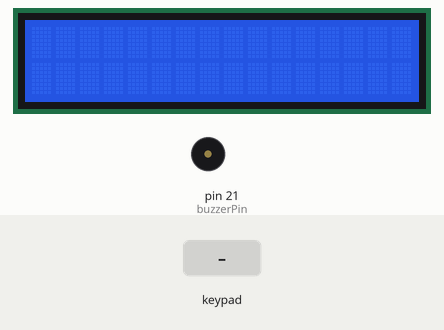
Simulated run of this sketch. Board: Arduino Mega 2560, built with avr-gcc and run on an emulated ATmega2560. On the bench: 16×2 character LCD, buzzer (waves = sounding, pin HIGH). Wiring (inferred from the signals the program sends): 4×4 keypad with keys 1 2 3 4 5 6 7 8 9 0 A B C D E F: rows pin 34, pin 35, pin 36, pin 37; columns pin 30, pin 31, pin 32, pin 33. The test bench sets the inputs (shaded band). Pins used as bus, display or sensor lines are not drawn.

Above: at 1.2 s.
1.3 s: key '9' pressed
At 2.1 s:
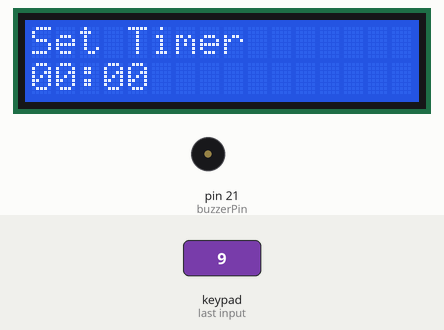
2.8 s: keypad keys 1 2 pressed 0.4 s apart
At 3.6 s:
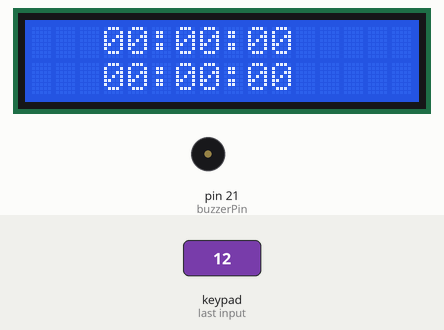
5.1 s: key '1' pressed
At 6.8 s:
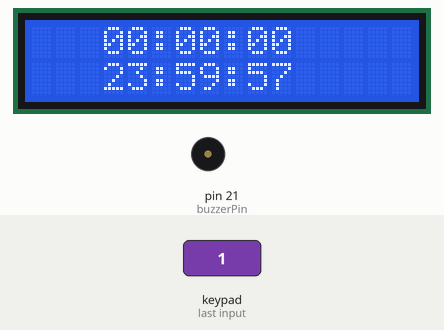
8.1 s: keypad keys 2 5 pressed 0.4 s apart
At 9.4 s:
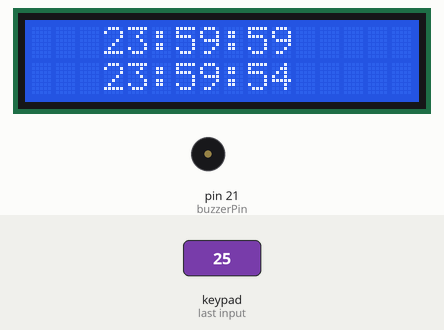
11.5 s: key 'C' pressed
At 12.7 s:
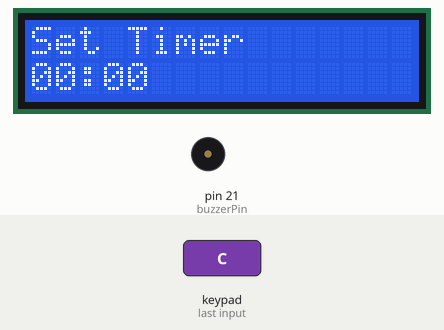
13.0 s: key '4' pressed
At 13.7 s:
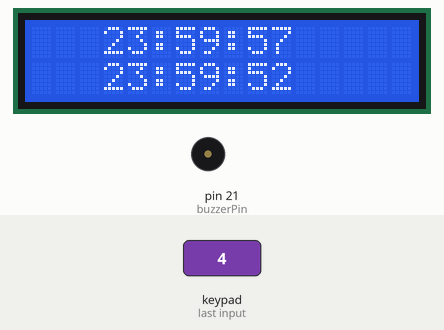
Timing chart, 0 to 15.5 s (numbered marks = the images above; inputs shaded):
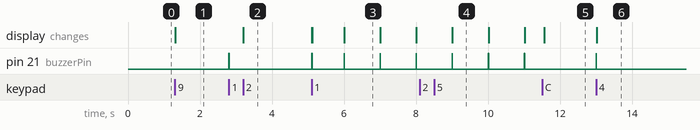

Measured:
- after the input at 1.3 s, the display: changes at once (image 1)
- after the input at 2.8 s, pin 21 (buzzerPin): LOW → HIGH at once, → LOW 0.01 s later; the display: changes after 0.41 s (image 2)
- after the input at 5.1 s, pin 21 (buzzerPin): alternates HIGH for 0.01 s and LOW for 0.99 s, starting at once; the display: first changes at once (image 3 shows a later state)
- after the input at 11.5 s, pin 21 (buzzerPin): stays LOW (without the input it goes to HIGH after 0.50 s); the display: changes after 0.06 s (image 5)
- after the input at 13.0 s, pin 21 (buzzerPin): LOW → HIGH at once, → LOW 0.01 s later; the display: changes at once (image 6)
- what the display in image 3 shows lasts 1.0 s, from 6.0 s to 7.0 s

The sketch:

ExampleDisplay2.ino
```cpp
#include <LiquidCrystal.h>

#define DDR_KEYPAD  DDRC
#define PORT_KEYPAD PORTC
#define PIN_KEYPAD  PINC
#include "keypad4x4.h"

const int buzzerPin = 21;

// initialize the library by associating any needed LCD interface pin
// with the arduino pin number it is connected to
const int rs = 5, rw = 6, en = 7, d4 = 47, d5 = 46, d6 = 45, d7 = 44;
LiquidCrystal lcd(rs, rw, en, d4, d5, d6, d7);

const PROGMEM  char sixty[60][3] = {
  {"00"}, {"01"}, {"02"}, {"03"}, {"04"}, {"05"}, {"06"}, {"07"}, {"08"}, {"09"},
  {"10"}, {"11"}, {"12"}, {"13"}, {"14"}, {"15"}, {"16"}, {"17"}, {"18"}, {"19"},
  {"20"}, {"21"}, {"22"}, {"23"}, {"24"}, {"25"}, {"26"}, {"27"}, {"28"}, {"29"},
  {"30"}, {"31"}, {"32"}, {"33"}, {"34"}, {"35"}, {"36"}, {"37"}, {"38"}, {"39"},
  {"40"}, {"41"}, {"42"}, {"43"}, {"44"}, {"45"}, {"46"}, {"47"}, {"48"}, {"49"},
  {"50"}, {"51"}, {"52"}, {"53"}, {"54"}, {"55"}, {"56"}, {"57"}, {"58"}, {"59"}
};

struct Time
{
  unsigned char second, minute, hour;
};
Time T1 = {0, 0, 0};
Time T2 = {0, 0, 0};

volatile int launchTimer1 = 0;
volatile int launchTimer2 = 0;

void LCD_WriteStrPROGMEM(char *str, int n)  //вивід масиву символів,
{ //записаних у флеші
  for (int i = 0; i < n; i++)
    lcd.print( (char)pgm_read_byte( &(str[i]) ) );
}

void setup() {
  noInterrupts();

  TCCR5A = 0x00;
  TCCR5B = (1 << WGM52) | (1 << CS52) | (1 << CS50); //CTC mode & Prescaler @ 1024
  TIMSK5 = (1 << OCIE5A); // дозвіл на переривання по співпадінню
  OCR5A = 0x3D08;// compare value = 1 sec (16MHz AVR)

  //KeyPad 4x4
  initKeyPad();

  lcd.begin(16, 2);

  //Buzzer
  pinMode(buzzerPin, OUTPUT);
  digitalWrite(buzzerPin, LOW);
}

void setTimer(Time& timer) {
  launchTimer1 = 0;
  launchTimer2 = 0;


  lcd.clear();
  lcd.setCursor(0, 0);
  lcd.print("Set Timer");

  char key;
  char timerDisplay[6];
  Time timer_set = {0, 0, 0};
  int digitCount = 0;


  while (true) {
    lcd.setCursor(0, 1);
    lcd.print("                ");

    lcd.setCursor(0, 1);
    sprintf(timerDisplay, "%02d:%02d", timer_set.hour, timer_set.minute);
    lcd.print(timerDisplay);

    while (!isButtonPressed());

    key = readKeyFromPad4x4();

    switch(key) {
      case 'E':
        if (timer_set.hour < 24 && timer_set.minute < 60) {
          timer = timer_set;
          buzzerOn(100);
          delay(300);
          buzzerOn(100);

          return;
        } else {
          lcd.clear();
          lcd.setCursor(3, 0);
          lcd.write("ERROR");
          buzzerOn(100);
          timer_set = {0, 0, 0};
          digitCount = 0;
        }
        break;

      case 'F':
        buzzerOn(10000);
        return;

      default:
        buzzerOn(10000);
        if (key >= '0' && key <= '9') {
          if (digitCount < 2) {
            timer_set.hour = timer_set.hour * 10 + (key - '0');
            digitCount++;
          } else if (digitCount < 4) {
            timer_set.minute = timer_set.minute * 10 + (key - '0');
            digitCount++;
          }
        }
        break;
    }
  }
}

void displayTimer(Time& t, int timer_number){
  if (timer_number == 1 || timer_number == 2){
  lcd.setCursor(3, timer_number-1);
  LCD_WriteStrPROGMEM(sixty[t.hour], 2);
  lcd.write(':');
  LCD_WriteStrPROGMEM(sixty[t.minute], 2);
  lcd.write(':');
  LCD_WriteStrPROGMEM(sixty[t.second], 2);
  }
}

void buzzerOn(unsigned long n){
   digitalWrite(buzzerPin, HIGH);
   delayMicroseconds(n);
   digitalWrite(buzzerPin, LOW);
  }

void loop() {
    if ( isButtonPressed() ) {
        char buttonPressed = readKeyFromPad4x4();
        buzzerOn(100);
        switch(buttonPressed){
          case 'A':
            noInterrupts();
            setTimer(T1);
            lcd.clear();
            displayTimer(T1, 1);
            displayTimer(T2, 2);
            break;
          case 'B':
            noInterrupts();
            setTimer(T2);
            lcd.clear();
            displayTimer(T1, 1);
            displayTimer(T2, 2);
//            interrupts();
            break;
          case 'C':
            if (launchTimer1 == 1){
              launchTimer1 = 0;
              T1 = {0,0,0};
              displayTimer(T1, 1);
            } else{
                launchTimer1 = 1;
                interrupts();
              }
            break;
          case 'D':
            if (launchTimer2 == 1){
              launchTimer2 = 0;
              T2 = {0,0,0};
              displayTimer(T2, 2);
            } else{
                launchTimer2 = 1;
                interrupts();
              }
            break;
          default:
            break;
        }
    }
}

ISR(TIMER5_COMPA_vect)  // Таймер Т1 по співпадінню А, кожної 1 сек.
{
  int lnch1 = launchTimer1;
  int lnch2 = launchTimer2;
  if (lnch1 == 1){
    if (T1.second == 0) {
      T1.second = 59;
      if (T1.minute == 0) {
        T1.minute = 59;
        if (T1.hour == 0){
         T1.hour = 23;
        }else T1.hour--;
      } else T1.minute--;
    } else {
        T1.second--;
        digitalWrite(buzzerPin, HIGH);
        _delay_ms(10);
        digitalWrite(buzzerPin, LOW);
   }
 }
  if (lnch2 == 1){
    if (T2.second == 0) {
      T2.second = 59;
      if (T2.minute == 0) {
        T2.minute = 59;
        if (T2.hour == 0)
          T2.hour = 23;
        else T2.hour--;
      } else T2.minute--;
    } else {
        T2.second--;
        digitalWrite(buzzerPin, HIGH);
        _delay_ms(10);
        digitalWrite(buzzerPin, LOW);
   }
 }

  displayTimer(T1, 1);
  displayTimer(T2, 2);

  if(T1.hour == 0 && T1.minute == 0 && T1.second  == 0 && launchTimer1 == 1){
    T1 = {0,0,0};
    launchTimer1 = 0;
    displayTimer(T1, 1);
    digitalWrite(buzzerPin, HIGH);
    _delay_ms(10000);
    digitalWrite(buzzerPin, LOW);
  } else if (T2.hour == 0 && T2.minute == 0 && T2.second  == 0 && launchTimer2 == 1){
      T2 = {0,0,0};
      launchTimer2 = 0;
      displayTimer(T2, 2);
      digitalWrite(buzzerPin, HIGH);
      _delay_ms(10000);
      digitalWrite(buzzerPin, LOW);
  }
}
```

keypad4x4.h
```cpp
//#define DDR_KEYPAD  DDRF
//#define PORT_KEYPAD PORTF
//#define PIN_KEYPAD  PINF

const int	Key_1 = B11101110;
const int	Key_2 =	B11011110;
const int	Key_3 =	B10111110;
const int	Key_A =	B01111110;

const int	Key_4 =	B11101101;
const int	Key_5 =	B11011101;
const int	Key_6 =	B10111101;
const int	Key_B =	B01111101;

const int	Key_7 =	B11101011;
const int	Key_8 =	B11011011;
const int	Key_9 =	B10111011;
const int	Key_C =	B01111011;

const int	Key_F =	B11100111;
const int	Key_0 =	B11010111;
const int	Key_E =	B10110111;
const int	Key_D =	B01110111;

unsigned char freePinFromKeyPad = 1;
unsigned char keyFromKeyPad = 1;
char pressedButton = 0;
bool logicPressed = false;

void initKeyPad() {
  DDR_KEYPAD = 0x0F;
  PORT_KEYPAD = 0xF0;
}

char readKeyFromPad4x4() {
  logicPressed = false;
  return pressedButton;
}

bool isButtonPressed() {
  if (freePinFromKeyPad == 1) //перевірка чи була натиснута кнопка
  { //якщо =1, тоді ще не натискалася
    if (PIN_KEYPAD != 0xF0)
    {
      delay(50);
      freePinFromKeyPad = 0;
      keyFromKeyPad = 1;
      // Визначення натиснутої клавіші
      // почергова подача 0V на рядки клавіатури A,B,C,D
      PORT_KEYPAD = B11111110;   // A-рядок
      asm("nop");
      if (PORT_KEYPAD == PIN_KEYPAD)
      {
        PORT_KEYPAD = B11111101; // B-рядок
        asm("nop");
        if (PORT_KEYPAD == PIN_KEYPAD)
        {
          PORT_KEYPAD = B11111011; // C-рядок
          asm("nop");
          if (PORT_KEYPAD == PIN_KEYPAD)
          {
            PORT_KEYPAD = B11110111; // D-рядок
            asm("nop");
            if (PORT_KEYPAD == PIN_KEYPAD)
              keyFromKeyPad = 0; // жодна клавіша не натиснута
          }
        }
      }
      if (keyFromKeyPad == 1) //визначення натиснутої клавіші
      {
        if (PIN_KEYPAD == Key_1) pressedButton = '1';
        else if (PIN_KEYPAD == Key_2) pressedButton = '2';
        else if (PIN_KEYPAD == Key_3) pressedButton = '3';
        else if (PIN_KEYPAD == Key_4) pressedButton = '4';
        else if (PIN_KEYPAD == Key_5) pressedButton = '5';
        else if (PIN_KEYPAD == Key_6) pressedButton = '6';
        else if (PIN_KEYPAD == Key_7) pressedButton = '7';
        else if (PIN_KEYPAD == Key_8) pressedButton = '8';
        else if (PIN_KEYPAD == Key_9) pressedButton = '9';
        else if (PIN_KEYPAD == Key_0) pressedButton = '0';
        else if (PIN_KEYPAD == Key_A) pressedButton = 'A';
        else if (PIN_KEYPAD == Key_B) pressedButton = 'B';
        else if (PIN_KEYPAD == Key_C) pressedButton = 'C';
        else if (PIN_KEYPAD == Key_D) pressedButton = 'D';
        else if (PIN_KEYPAD == Key_E) pressedButton = 'E';
        else if (PIN_KEYPAD == Key_F) pressedButton = 'F';
        logicPressed = true;
      }

      PORT_KEYPAD = 0xF0;   //відновлюємо порт
    }
  }
  else if (PIN_KEYPAD == 0xF0)  //перевіряємо чи кнопка відпущена
  {
    delay(200);
    freePinFromKeyPad = 1;
  }
  return logicPressed;
}
```
